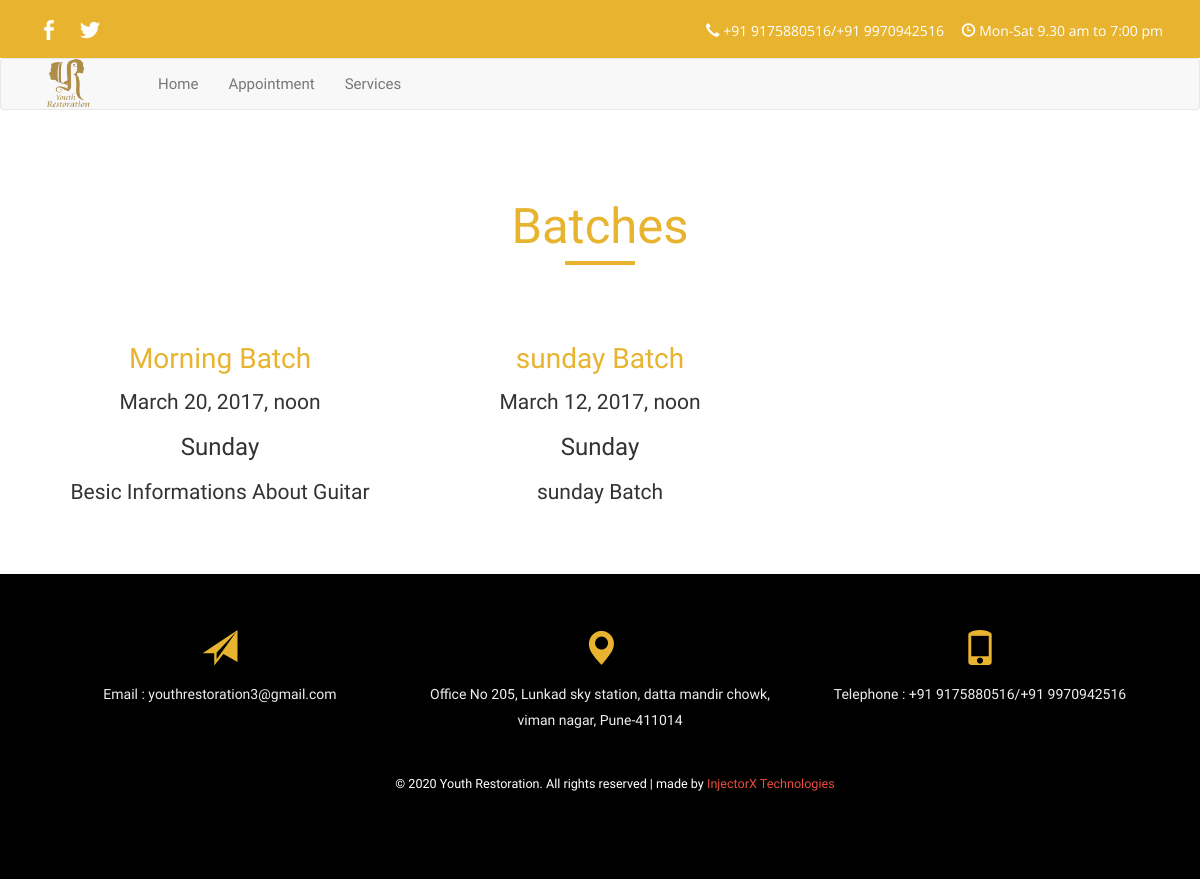
The app's page /batches/ with its own data.
### guitar/models.py (models this page shows, shortened)
class Batches(models.Model):
	batch_name = models.CharField(max_length=60)
	batch_datetime = models.DateTimeField()
	CATEGORY_DAYS = (('Monday','Monday',), ('Tuesday','Tuesday'), ('Wednesday','Wednesday'), ('Thursday','Thursday'), ('Friday','Friday'), ('Saturday','Saturday'), ('Sunday','Sunday'))
	days = models.CharField(max_length=15, choices=CATEGORY_DAYS)
	details = models.CharField(max_length=60)

### guitar/views.py (the view)
# urls.py: url(r'^batches/$', views.BatchesPage.as_view(), name='batches'),
class BatchesPage(ListView):
    template_name = 'guitar/batches.html'
    model = Batches
    def get_context_data(self, **kwargs):
        context = super(BatchesPage, self).get_context_data(**kwargs)
        context['Batches'] = Batches.objects.all()
        return context

### templates/guitar/batches.html (shortened to what this page needs)
{% extends "base.html" %}
{% load staticfiles %}
{% block maincontent  %}
		<div class="artists-agileits" id="artists" >
			<div class="container">
			<h3 class="tittle">Batches</h3>
			<div class="border"></div>
				<div class="slider">
					<div class="callbacks_container">
						<ul class="rslides" id="">
							<li>
								<div class="caption">
								{% for obj in Batches %}
									<div class="col-md-4 cap-left"><br>
										<h4>{{ obj.batch_name }}</h4>
										<h5>{{ obj.batch_datetime }}</h5><br>
										<h3>{{ obj.days }}</h3><br>
										<h5>{{ obj.details }}</h5>
									</div>
								{% endfor %}
									<div class="clearfix"></div>
								</div>
							</li>
									<div class="clearfix"></div>
								</div>
					</div>
				</div>
			</div>
{% endblock  %}

### static/css/style.css (style rules this page uses)
body { margin:0; }
body { font-family: 'Open Sans', sans-serif; }
ul { padding: 0; margin: 0; }
h1,h2,h3,h4,h5,h6 { margin:0; padding:0; font-family: 'Nova Round', cursive; }
.welcome-w3ls,.service-w3l,.artists-agileits { padding: 5em 0; text-align: center; }
.border { width: 70px; background: #E8B430; display: block; height: 4px; margin: 0.5em auto 0; }
h3.tittle { color: #E8B430; font-size: 3.5em; text-align: center; }
.slider { position: relative; text-align: center; width: 100%; }
.rslides { position: relative; list-style: none; overflow: hidden; width: 100%; padding: 0; margin: 0; }
.rslides li { -webkit-backface-visibility: hidden; position: absolute; display: none; width: 100%; left: 0; top: 0; }
.rslides li:first-child { position: relative; display: block; float: left; }
.caption { margin-top: 3em; }
.caption h4 { padding: 0.6em 0; font-size: 2em; color: #E8B430; }
.caption h5 { font-size: 1.5em; }

### templates/base.html (style rules this page uses)
body { margin:0; }

### records on screen
Batches: batch_name "Morning Batch", batch_datetime "March 20, 2017, noon", days "Sunday", details "Besic Informations About Guitar"
Batches: batch_name "sunday Batch", batch_datetime "March 12, 2017, noon", days "Sunday", details "sunday Batch"
